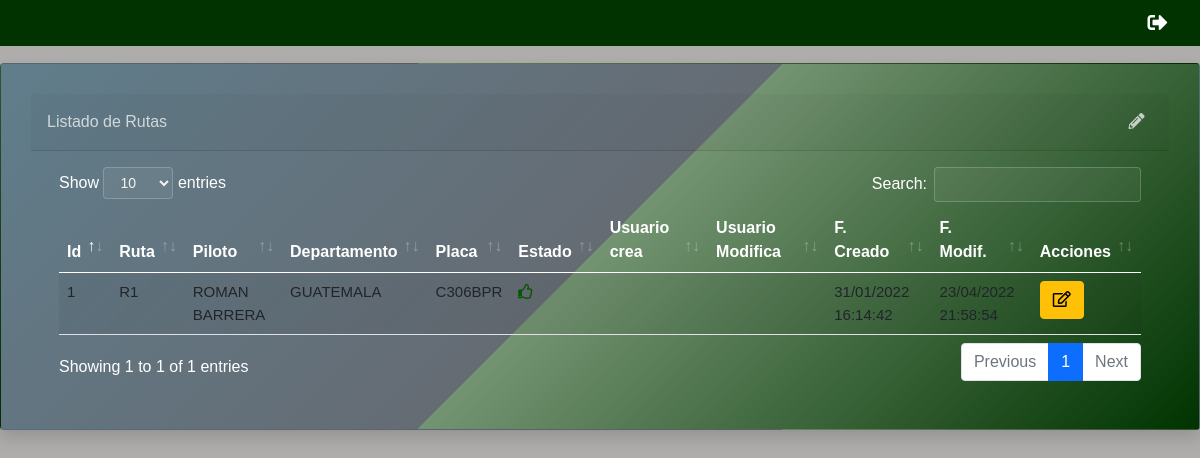
Page /link/ruta/list (signed in) on the committed database.
### link/models.py (models this page shows, shortened)
class Ruta(ClaseModelo):
    ruta = models.CharField(max_length=3, unique=True)
    piloto = models.ForeignKey(Piloto, on_delete=models.CASCADE)
    depto = models.ForeignKey(Departamento, on_delete=models.CASCADE)
    placa = models.CharField(max_length=7)
    class Meta:
        verbose_name_plural = "Rutas"
        unique_together = ('depto', 'ruta', 'piloto')

class Piloto(ClaseModelo):
    nombre = models.CharField(max_length=50, unique=True)
    nombre_auxiliar= models.CharField(max_length=50)
    telefono = models.CharField(max_length=9)
    def __str__(self):
        return '{}'.format(self.nombre)
    class Meta:
        verbose_name_plural = "Pilotos"

class Departamento(ClaseModelo):
    nombre = models.CharField(max_length=50,
    unique=True
    )
    iniciales = models.CharField(max_length=10)
    def __str__(self):
        return '{}'.format(self.nombre)
    class Meta:
        verbose_name_plural = "Departamentos"

### link/views.py (the view)
# urls.py: path('ruta/list', rutaview.as_view(), name="ruta_list"),
class rutaview(LoginRequiredMixin, generic.ListView):
    model = Ruta
    template_name = "link/ruta_list.html"
    context_object_name = "obj"
    login_url = "bases:login"

### link/templates/link/ruta_list.html (shortened to what this page needs)
{% extends 'base/base.html' %}
{% block contenido %}
<br><br>
<div class="card shadow mb-4">
    <div
        class="card-header py-3 d-flex flex-row align-items-center justify-content-between">
        <h6 class="m-0 font-weight-bold text-primary">Listado de Rutas</h6>
        <div class="dropdown no-arrow">
            <a class="dropdown-toggle" href="#" role="button" id="dropdownMenuLink"
                data-toggle="dropdown" aria-haspopup="true" aria-expanded="false">
                <i class="fas fa-pencil-alt"></i>
            </a>
        </div>
    </div>
    <div class="card-body">
        {% if not obj  %}
           <div class="alert alert-info">No hay Rutas Registradas</div>
        {% else %}
        <table class="table table-striped table-hover">
            <thead>
                <th>Id</th>
                <th>Ruta</th>
                <th>Piloto</th>
                <th>Departamento</th>
                <th>Placa</th>
                <th>Estado</th>
                <th>Usuario crea</th>
                <th>Usuario Modifica</th>
                <th>F. Creado</th>
                <th>F. Modif.</th>
                <th class="all">Acciones</th>
            </thead>
            <tbody>
                {% for item in obj %}
                <tr>
                    <td>{{item.id}}</td>
                    <td>{{ item.ruta}}</td>
                    <td>{{ item.piloto}}</td>
                    <td>{{ item.depto}}</td>
                    <td>{{ item.placa}}</td>
                    <td onclick="inactivarrut({{item.id}})">
                        {% if item.estado %}
                        <i class="far fa-thumbs-up text-primary"></i>
                        {% else %}
                        <i class="far fa-thumbs-down text-danger"></i>
                        {% endif %}
                    </td>
                    <td>{{ item.uc }}</td>
                    <td>{{ item.um }}</td>
                    <td>{{ item.fc|date:"d/m/Y H:i:s" }}</td>
                    <td>{{ item.fm|date:"d/m/Y H:i:s" }}</td>
                    <td>
                        <button class="btn btn-warning btn-circle" onclick="return abrir_modal('{% url 'link:ruta_edit' item.id %}')">
                        <i class="far fa-edit"></i></button>
                    </td>
                </tr>
                {% endfor %}
            </tbody>
        </table>
        {% endif %}
    </div>
</div>
{% endblock %}

### static/base/css/estilo.css (style rules this page uses)
* { margin: 0; padding: 0; box-sizing: border-box; }
body { background: url(https://i.ibb.co/DCN0zZx/Transjr.jpg); background-size: 100%; background-repeat: no-repeat; background-attachment: fixed; overflow-x: hidden; }
body:before { content: ""; width: 100%; height: 190vh; background-color: rgb(175, 173, 173); position: fixed; opacity: 0.87; }
* { margin: 0; padding: 0; font-family: "Poppins", sans-serif; }
.card { background: linear-gradient(-45deg, #003300 0%, #006600a2 50%, #071a2caf 50%, #607d8b 100%) !important; padding: 30px; width: 60%; left: 20%; }
body { font-family: 'Segoe UI', Tahoma, Geneva, Verdana, sans-serif; color: #FFF; background-color: rgb(175, 173, 173); }

### static/base/css/estiloo.css (style rules this page uses)
:root { --bar-color: #003300; --bar-after: #071A2C; --color-green: #77dd77; --color-grey: #ccc; --color-button: #fdffff; --clr: #071A2C; }
* { margin: 0; padding: 0; box-sizing: border-box; }
body { background: url(https://i.ibb.co/DCN0zZx/Transjr.jpg); background-size: 100%; background-repeat: no-repeat; background-attachment: fixed; overflow-x: hidden; }
body:before { content: ""; width: 100%; height: 190vh; background-color: rgb(175, 173, 173); position: fixed; opacity: 0.87; }
* { margin: 0; padding: 0; font-family: "Poppins", sans-serif; }
th { color: white; font-weight: bold; font-size: 13.5px; }
td { font-size: 14px; }
.card { background: linear-gradient(-45deg, #003300 0%, #00660056 50%, #071a2c70 50%, #607d8b 100%) !important; padding: 30px; width: 100%; margin-top: 15px; left: 0%; }
body { font-family: 'Segoe UI', Tahoma, Geneva, Verdana, sans-serif; color: #FFF; background-color: rgb(175, 173, 173); }
th.sorting_asc, th.sorting, th.all_sorting { font-size: 16px; }
tr.odd td, tr.even td { font-size: 15px; }
.text-primary { color: rgba(255, 255, 255, 0.719) !important; }
.dropdown-toggle::after { border: none; }
i.fas.fa-pencil-alt { color: rgba(255, 255, 255, 0.719); }
i.far.fa-thumbs-down, i.far.fa-thumbs-up { cursor: pointer; }
i.far.fa-thumbs-up { color: #055800 !important; }

### rows in the picture
Ruta: id "1", ruta "R1", piloto "ROMAN BARRERA", depto "GUATEMALA", placa "C306BPR", estado True (drawn), fc "31/01/2022 16:14:42", fm "23/04/2022 21:58:54"
